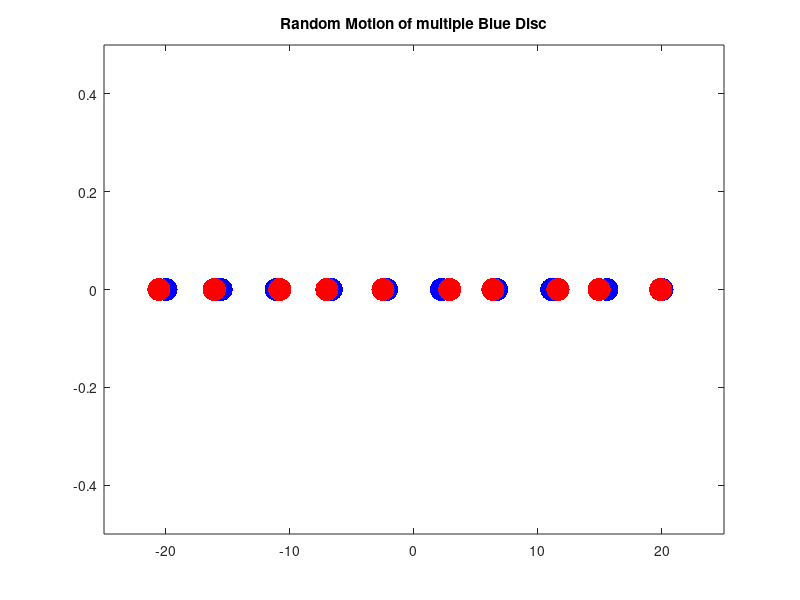

The MATLAB script that drew this image:
% Title: Random Motion of Multiple Blue Discs in 1D
% Author: Gopi Reddy Rajendran
% Description:
% This MATLAB code simulates the random motion of multiple blue discs in 1D using a simple random walk model.
% The initial positions of the discs are set using linspace and are plotted as blue dots with MarkerSize of 50.
% Each disc then moves to a new position that is randomly chosen within a range of 'delta_r' units from its current position. The new positions are plotted as red dots with MarkerSize of 50, and the plot is updated using drawnow to show the motion of the discs in real-time.
% Code:
% Clear the workspace and command window
clear;
clc;
% Set the number of discs
N = 10;
% Set the range of positions for the discs
position = linspace(-20, 20, N);
% Set the range of displacement for the discs
delta_r = 0.8;
% Plot the initial positions of the discs as blue dots
plot(position, 0, 'b.', 'MarkerSize', 50);
hold on;
% Loop through each disc and update its position to a new random position
for i = 1:N
new_position(i) = position(i) + 2*(rand-0.5)*delta_r;
% Plot the new position of the disc as a red dot
plot(new_position(i), 0, 'r.', 'MarkerSize', 50);
% Set plot limits
axis([-25 25 -0.5 0.5]);
title('Random Motion of multiple Blue Disc'); % Title for the plot
% Update the plot to show the motion of the disc in real-time
drawnow;
end
% Release the plot hold
hold off;
% End of code